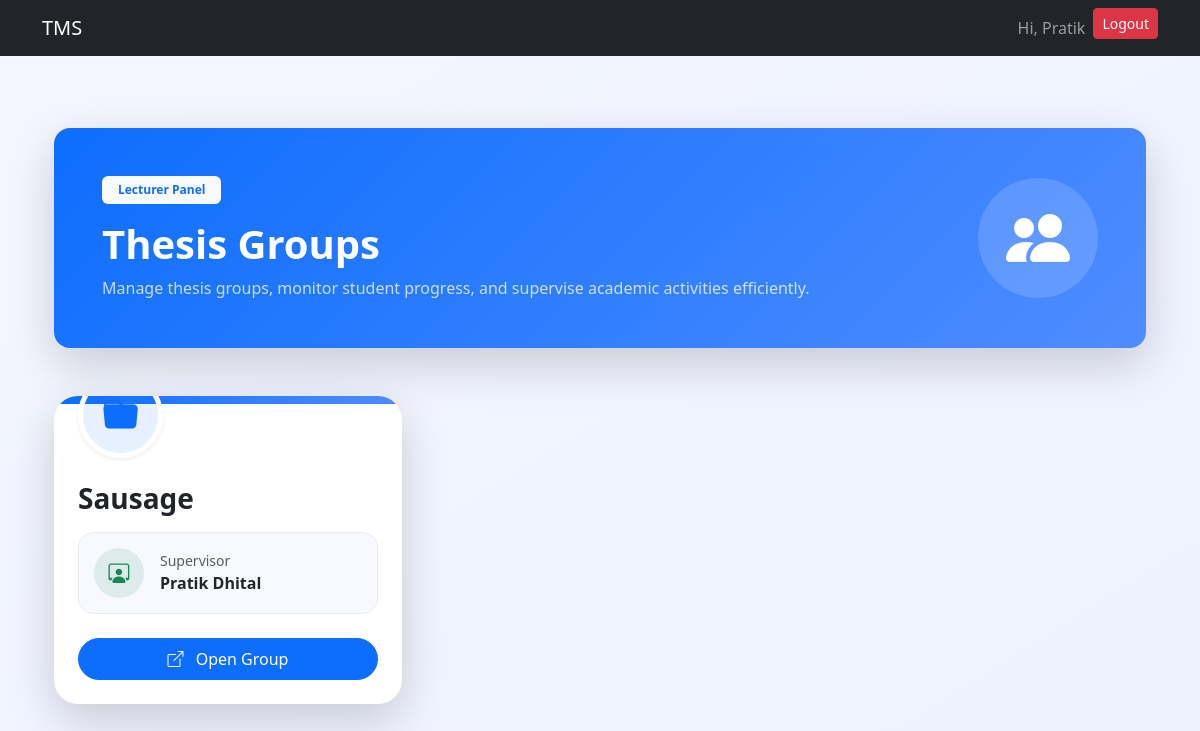
Before: /thesis/lecturer/groups/ (signed in) with the older database file.
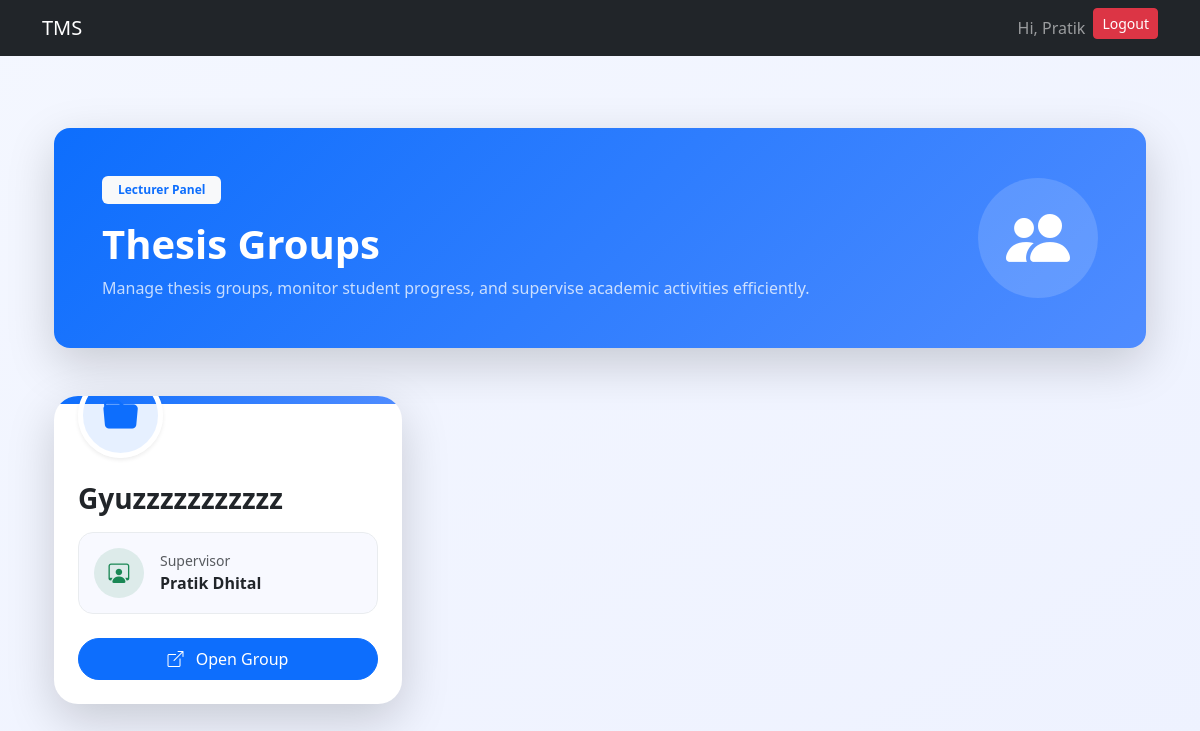
After: the same page with the newer database file.
### thesis/models.py (models this page shows, shortened)
class ThesisGroup(models.Model):
    name = models.CharField(max_length=100)
    supervisor = models.ForeignKey(Lecturer,on_delete=models.CASCADE,limit_choices_to={'is_supervisor': True})
    created_at = models.DateTimeField(auto_now_add=True)

### users/models.py (models this page shows, shortened)
class Lecturer(models.Model):
    user = models.OneToOneField(User, on_delete=models.CASCADE)
    full_name = models.CharField(max_length=150)
    designation = models.CharField(max_length=100, null=True, blank=True)
    faculty = models.ForeignKey(Faculty, on_delete=models.CASCADE, null=True, blank=True)
    department = models.ForeignKey(Department, on_delete=models.CASCADE, null=True, blank=True)
    is_supervisor = models.BooleanField(default=False)

### users/decorators.py (the view)
    def wrapper(request, *args, **kwargs):
        if request.user.role != 'lecturer':
            return redirect('login')
        return view_func(request, *args, **kwargs)

### thesis/views.py (called while the page is built)
@login_required
@lecturer_required
def lecturer_groups(request):
    lecturer = Lecturer.objects.get(
        user=request.user
    )
    groups = ThesisGroup.objects.filter(
        supervisor=lecturer
    )
    context = {
        'groups': groups
    }
    return render(
        request,
        'thesis/lecturer_groups.html',
        context
    )

### thesis/templates/thesis/lecturer_groups.html (shortened to what this page needs)
{% extends "base.html" %}
{% block start %}
<div class="container py-5">
    <div class="groups-header shadow-lg rounded-4 p-5 mb-5 text-white">
        <div class="d-flex flex-column flex-md-row justify-content-between align-items-center">
            <div>
                <span class="badge bg-light text-primary px-3 py-2 mb-3">
                    Lecturer Panel
                </span>
                <h1 class="fw-bold mb-2">
                    Thesis Groups
                </h1>
                <p class="opacity-75 mb-0">
                    Manage thesis groups, monitor student progress,
                    and supervise academic activities efficiently.
                </p>
            </div>
            <div class="mt-4 mt-md-0">
                <div class="header-icon">
                    <i class="bi bi-people-fill"></i>
                </div>
            </div>
        </div>
    </div>
    <div class="row g-4">
        {% for group in groups %}
        <div class="col-lg-4 col-md-6">
            <div class="card group-card border-0 shadow-lg h-100">
                <div class="card-top"></div>
                <div class="card-body p-4">
                    <div class="group-icon shadow-sm">
                        <i class="bi bi-folder-fill"></i>
                    </div>
                    <h3 class="fw-bold mt-4 mb-3">
                        {{ group.name }}
                    </h3>
                    <div class="supervisor-box mb-4">
                        <div class="d-flex align-items-center">
                            <div class="supervisor-icon me-3">
                                <i class="bi bi-person-workspace"></i>
                            </div>
                            <div>
                                <small class="text-muted d-block">
                                    Supervisor
                                </small>
                                <span class="fw-semibold">
                                    {{ group.supervisor.full_name }}
                                </span>
                            </div>
                        </div>
                    </div>
                    <div class="d-grid">
                        <a href="{% url 'lecturer_group_detail' group.id %}"
                           class="btn btn-primary rounded-pill py-2">
                            <i class="bi bi-box-arrow-up-right me-2"></i>
                            Open Group
                        </a>
                    </div>
                </div>
            </div>
        </div>
        {% endfor %}
    </div>
</div>
<link rel="stylesheet"
href="https://cdn.jsdelivr.net/npm/bootstrap-icons@1.11.3/font/bootstrap-icons.min.css">
{% endblock %}

Changed rows visible on the page:
removed ThesisGroup: name "Sausage", supervisor.full_name "Pratik Dhital"
added ThesisGroup: name "Gyuzzzzzzzzzzz", supervisor.full_name "Pratik Dhital"
